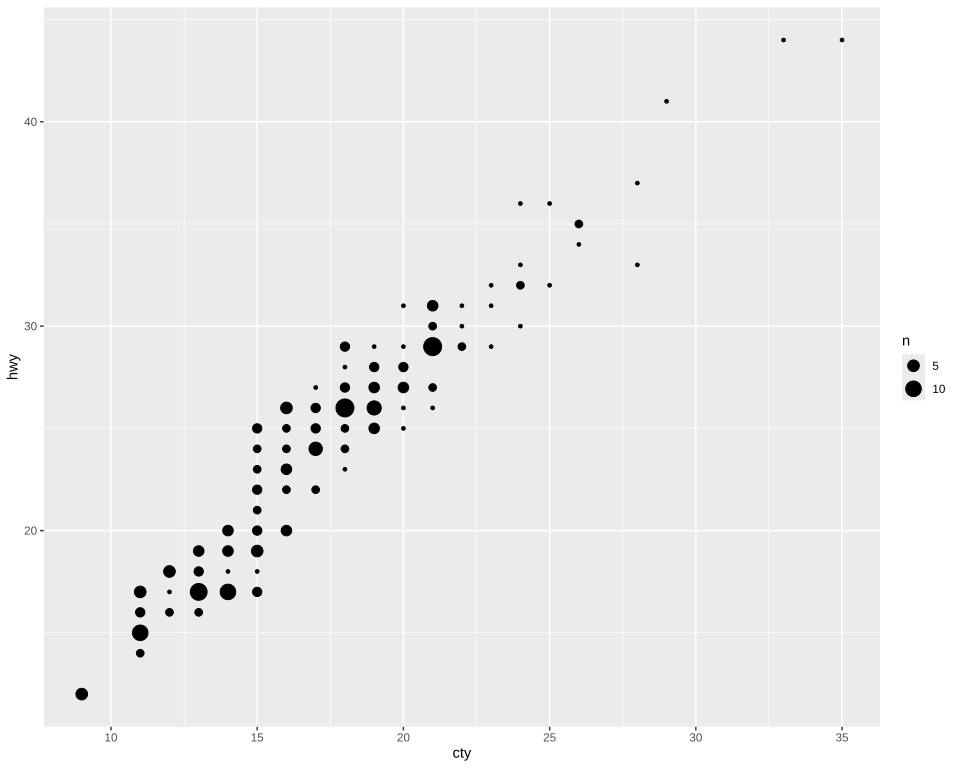

The script that drew this image:
# The plot test/golden/count.svg draws, drawn by ggplot2 itself, as ggplot2's own visual tests
# draw their snapshots: the independent check on that golden whenever it changes. The suite
# never runs this; it needs R, ggplot2 and vdiffr, saved as the Docker image
# giggly-r:ggplot2-4.0.3. From the repository's root:
#
#   docker run --rm -v "$PWD/test/golden":/golden:ro giggly-r:ggplot2-4.0.3 \
#     Rscript /golden/count.R > count.ggplot2.svg
#
# and compare the two drawings element by element, as test/golden/point.R describes.
#
# geom_count()'s first counting example: mpg's city and highway mileages, a point at each pair
# the rows hold, its area from 1 to 6 mm by how many rows hold it, and a size legend titled n.
# First checked with ggplot2 4.0.3 and vdiffr 1.0.9: every element matches, the x axis drawn before
# the y as test/golden/point.R describes, and every clip path.

library(ggplot2)

plot <- ggplot(mpg, aes(cty, hwy)) +
  geom_count() +
  theme_gray()

file <- tempfile(fileext = ".svg")
suppressWarnings(vdiffr::write_svg(plot, file))
cat(readLines(file), sep = "\n")
